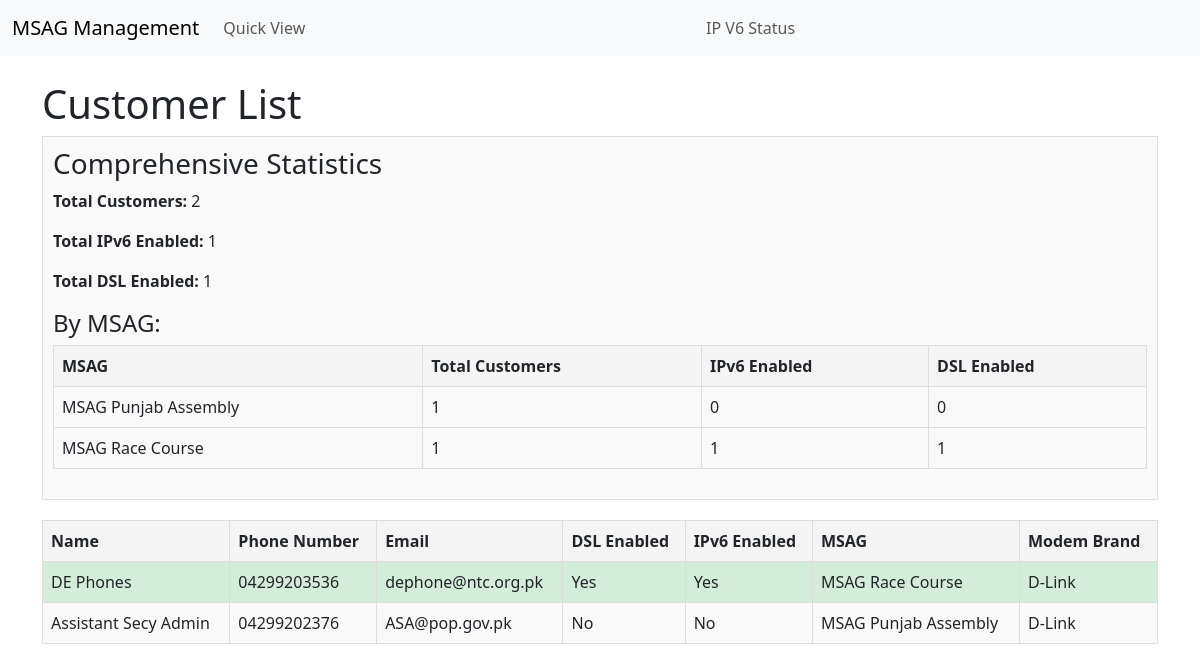
The app's page /customers/ with its own data.
### core/models.py (models this page shows, shortened)
class MSAG(models.Model):
    name = models.CharField(max_length=255)
    location = models.TextField()
    total_cards = models.IntegerField()
    spare_ports = models.IntegerField()

class Customer(models.Model):
    name = models.CharField(max_length=255)
    phone_number = models.CharField(max_length=20, unique=True)
    dsl_enabled = models.BooleanField(default=False)
    ipv6_enabled = models.BooleanField(default=False)
    modem_brand = models.CharField(max_length=255, null=True, blank=True)
    msag = models.ForeignKey(MSAG, on_delete=models.CASCADE, related_name='customers')
    email = models.EmailField()

### core/views.py (the view)
# urls.py: path('customers/', customer_list_view, name='customer-list'),
def customer_list_view(request):
    customers = Customer.objects.all()
    total_customers = customers.count()
    total_ipv6_enabled = customers.filter(ipv6_enabled=True).count()
    total_dsl_enabled = customers.filter(dsl_enabled=True).count()
    msag_stats = customers.values('msag__name').annotate(
        total_customers=Count('id'),
        ipv6_enabled=Count('id', filter=Q(ipv6_enabled=True)),
        dsl_enabled=Count('id', filter=Q(dsl_enabled=True))
    )
    context = {
        'customers': customers,
        'statistics': {
            'total_customers': total_customers,
            'total_ipv6_enabled': total_ipv6_enabled,
            'total_dsl_enabled': total_dsl_enabled,
        },
        'msag_stats': msag_stats,
    }
    return render(request, 'customers.html', context)

### core/templates/customers.html (shortened to what this page needs)
{% extends 'base.html' %}
{% block content %}
<!DOCTYPE html>
<html lang="en">
<head>
</head>
<body>
    <h1>Customer List</h1>
    <div class="statistics">
        <h3>Comprehensive Statistics</h3>
        <p><strong>Total Customers:</strong> {{ statistics.total_customers }}</p>
        <p><strong>Total IPv6 Enabled:</strong> {{ statistics.total_ipv6_enabled }}</p>
        <p><strong>Total DSL Enabled:</strong> {{ statistics.total_dsl_enabled }}</p>
        <h4>By MSAG:</h4>
        <table>
            <thead>
                <tr>
                    <th>MSAG</th>
                    <th>Total Customers</th>
                    <th>IPv6 Enabled</th>
                    <th>DSL Enabled</th>
                </tr>
            </thead>
            <tbody>
                {% for stat in msag_stats %}
                <tr>
                    <td>{{ stat.msag__name }}</td>
                    <td>{{ stat.total_customers }}</td>
                    <td>{{ stat.ipv6_enabled }}</td>
                    <td>{{ stat.dsl_enabled }}</td>
                </tr>
                {% endfor %}
            </tbody>
        </table>
    </div>
    <table>
        <thead>
            <tr>
                <th>Name</th>
                <th>Phone Number</th>
                <th>Email</th>
                <th>DSL Enabled</th>
                <th>IPv6 Enabled</th>
                <th>MSAG</th>
                <th>Modem Brand</th>
            </tr>
        </thead>
        <tbody>
            {% for customer in customers %}
            <tr class="{% if customer.ipv6_enabled %}ipv6-enabled{% endif %}">
                <td>{{ customer.name }}</td>
                <td>{{ customer.phone_number }}</td>
                <td>{{ customer.email }}</td>
                <td>{{ customer.dsl_enabled|yesno:"Yes,No" }}</td>
                <td>{{ customer.ipv6_enabled|yesno:"Yes,No" }}</td>
                <td>{{ customer.msag.name }}</td>
                <td>{{ customer.modem_brand|default:"N/A" }}</td>
            </tr>
            {% endfor %}
        </tbody>
    </table>
</body>
</html>
{% endblock %}

### core/templates/customers.html (style rules this page uses)
table { width: 100%; border-collapse: collapse; margin-bottom: 20px; }
th, td { border: 1px solid #ddd; padding: 8px; text-align: left; }
th { background-color: #f4f4f4; }
tr:nth-child(even) { background-color: #f9f9f9; }
tr.ipv6-enabled { background-color: #d4edda; }
.statistics { margin-bottom: 20px; padding: 10px; border: 1px solid #ddd; background-color: #f9f9f9; }
.statistics h3 { margin-top: 0; }

### records on screen
MSAG: msag__name "MSAG Punjab Assembly", total_customers "1", ipv6_enabled "0", dsl_enabled "0"
MSAG: msag__name "MSAG Race Course", total_customers "1", ipv6_enabled "1", dsl_enabled "1"
Customer: name "DE Phones", phone_number "04299203536", email "dephone@ntc.org.pk", dsl_enabled "Yes", ipv6_enabled "Yes", msag.name "MSAG Race Course", modem_brand "D-Link"
Customer: name "Assistant Secy Admin", phone_number "04299202376", email "ASA@pop.gov.pk", dsl_enabled "No", ipv6_enabled "No", msag.name "MSAG Punjab Assembly", modem_brand "D-Link"

### other values on screen
{{ statistics.total_customers }} "2"
{{ statistics.total_ipv6_enabled }} "1"
{{ statistics.total_dsl_enabled }} "1"
